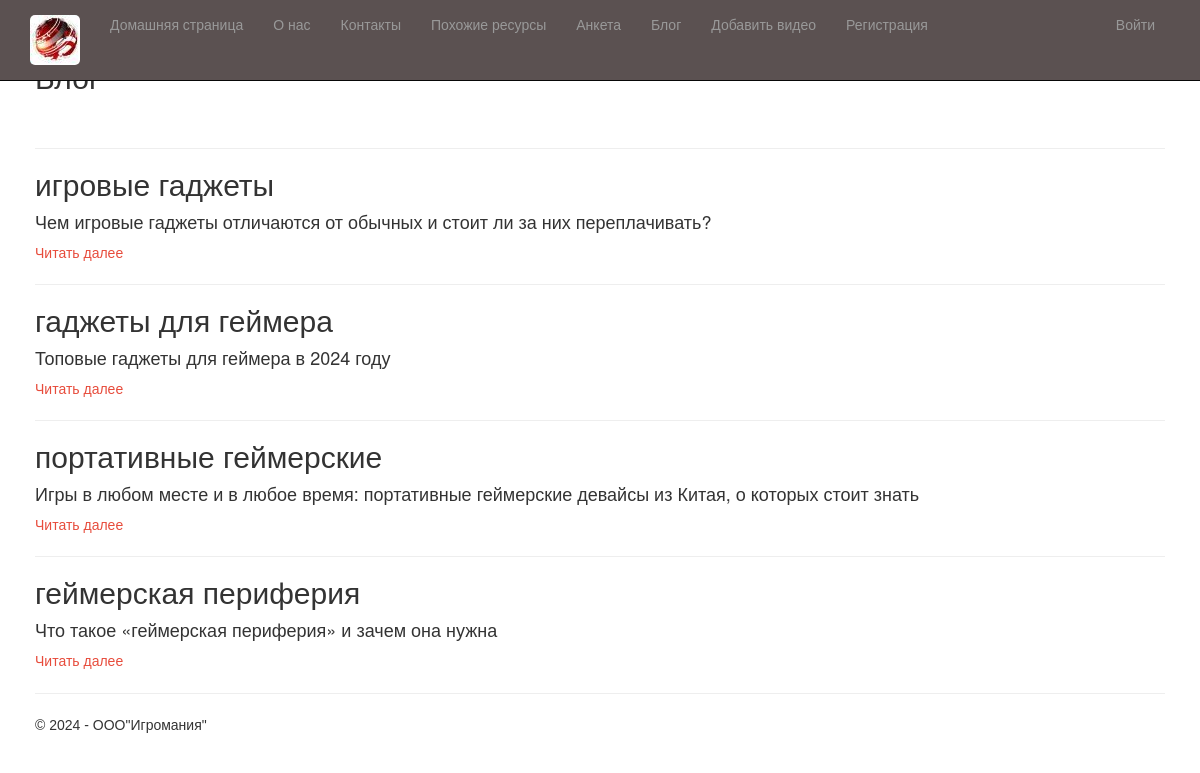
Screenshot of /blog/ with the database file from the repository.
### app/models.py (models this page shows, shortened)
class BlogArticle(models.Model):
    id = models.BigAutoField(primary_key=True)
    title = models.CharField(max_length=200, verbose_name="Заголовок")
    summary = models.TextField(max_length=500, verbose_name="Краткое содержание")
    content = models.TextField(verbose_name="Полное содержание")
    image = models.FileField(default = 'temp.jpg', verbose_name= 'Путь к картинке')
    pub_date = models.DateTimeField(default=timezone.now, verbose_name="Дата публикации")
    author = models.ForeignKey(User, null=True, blank=True, on_delete = models.SET_NULL, verbose_name = "Автор")
    class Meta:
        verbose_name = "Статья блога"
        verbose_name_plural = "Статьи блога"

### app/views.py (the view)
# urls.py: path('blog/', views.blog, name='blog'),
def blog(request):
    assert isinstance(request, HttpRequest)
    posts =  BlogArticle.objects.all() # запрос на выбор всех статей блога из модели
    return render(
     request,
         'app/blog.html',
          {
            'title':'Блог',
            'posts': posts, # передача списка статей в шаблон веб-страницы
            'year':datetime.now().year,
          }
     )

### app/templates/app/blog.html
{% extends "app/layout.html" %}
{% block content %}
<h2>{{ title }}</h2>
<br />
{% for post in posts %}
<hr />
<div class="">
    <h2> {{post.title}} </h2>
    <h4> {{post.summary}} </h4>
    <p><a href="{% url 'blogpost' parametr=post.id %}"> Читать далее </a> </p>
</div>
{% endfor %}
{% endblock %}

### app/templates/app/layout.html (shortened to what this page needs)
﻿<!DOCTYPE html>
<html>
<head>
    {% load static %}
    <link rel="stylesheet" type="text/css" href="{% static 'app/content/bootstrap.css' %}" />
    <link rel="stylesheet" type="text/css" href="{% static 'app/content/site.css' %}" />
</head>
<body>
    <div class="navbar navbar-inverse navbar-fixed-top">
        <div class="container">
            <div class="navbar-header">
                <a href="/" class="navbar-brand"> <img src="{% static 'app/content/i(2).jpg' %}" alt="logo" /> </a>
            </div>
            <div class="navbar-collapse collapse">
                <ul class="nav navbar-nav">
                    <li><a href="{% url 'home' %}">Домашняя страница</a></li>
                    <li><a href="{% url 'about' %}">О нас</a></li>
                    <li><a href="{% url 'contact' %}">Контакты</a></li>
                    <li><a href="{% url 'links' %}">Похожие ресурсы</a></li>
                    <li><a href="{% url 'anketa' %}">Анкета</a></li>
                    <li><a href="{% url 'blog' %}">Блог</a></li>
                    <li><a href="{% url 'videopost' %}">Добавить видео </a></li>
                    {% if not user.is_authenticated %}
                    <li><a href="{% url 'registration' %}">Регистрация</a></li>
                    {% endif %}
                </ul>
                {% include 'app/loginpartial.html' %}
            </div>
        </div>
    </div>
    <div class="container body-content">
        {% block content %}{% endblock %}
        <hr />
        <footer>
            <p>&copy; {{ year }} - ООО"Игромания"</p>
        </footer>
    </div>
</body>
</html>

### app/templates/app/loginpartial.html
﻿{% if user.is_authenticated %}
<form id="logoutForm" action="/logout/" method="post" class="navbar-right">
    {% csrf_token %}
    <ul class="nav navbar-nav navbar-right">
        <li><span class="navbar-brand">Здравствуйте {{ user.username }}!</span></li>
        <li><a href="javascript:document.getElementById('logoutForm').submit()">Выйти</a></li>
    </ul>
</form>
{% else %}
<ul class="nav navbar-nav navbar-right">
    <li><a href="{% url 'login' %}">Войти</a></li>
</ul>
{% endif %}

### app/static/app/content/site.css (style rules this page uses)
body { padding-top: 350px; padding-bottom: 20px; }
.body-content { padding-left: 15px; padding-right: 15px; }
body { font-family: Arial, sans-serif; line-height: 1.6; padding: 20px; }
h2 { color: #333; }
ul { list-style-type: none; padding: 0; }
li { margin-bottom: 10px; }

### rows the page displays
BlogArticle: title "игровые гаджеты", summary "Чем игровые гаджеты отличаются от обычных и стоит ли за них переплачивать?"
BlogArticle: title "гаджеты для геймера", summary "Топовые гаджеты для геймера в 2024 году"
BlogArticle: title "портативные геймерские", summary "Игры в любом месте и в любое время: портативные геймерские девайсы из Китая, о которых стоит знать"
BlogArticle: title "геймерская периферия", summary "Что такое «геймерская периферия» и зачем она нужна"
